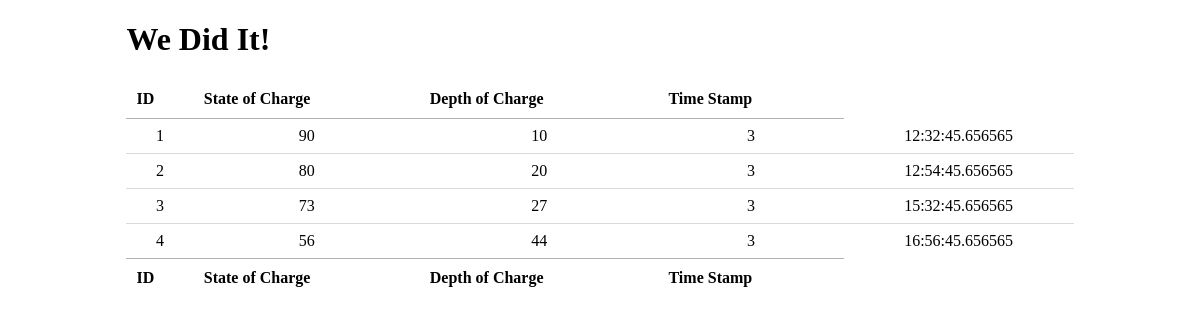
The app's page /, older data.
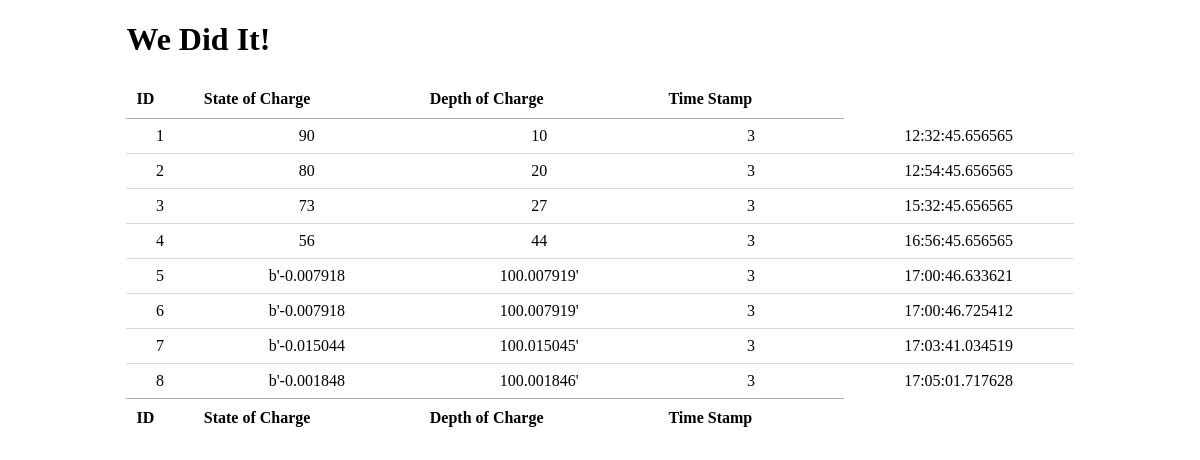
The same page, newer data.
### coreApp/models.py (models this page shows, shortened)
class SocDoc(models.Model):
    stateOfCharge = models.CharField(max_length = 100)
    depthOfCharge = models.CharField(max_length = 100)
    loadsConnected = models.CharField(max_length = 100)
    timeStamp = models.CharField(max_length = 100)

### coreApp/views.py (the view)
# urls.py: 2. Add a URL to urlpatterns:  path('', views.home, name='home')
def home(request):
    print(request)
    records = models.SocDoc.objects.values()
    return render(request, 'home.html', {"records": list(records)})

### coreApp/templates/home.html (shortened to what this page needs)
<!DOCTYPE html>
<html lang="en">
<head>
    {% load static %}
    <link rel="stylesheet" type="text/css" href="https://cdn.datatables.net/1.10.21/css/jquery.dataTables.css">
    <link rel="stylesheet" href="{% static 'css/login-styles.css' %}">
</head>
<body>
    <div class="wrapper">
    <h1>We Did It!</h1>
    <table id="reports" class="display" width="100%">
        <thead>
            <tr>
                <th>ID</th>
                <th>State of Charge</th>
                <th>Depth of Charge</th>
                <th>Time Stamp</th>
            </tr>
        </thead>
        <tbody>
        {% for record in records %}
            <tr>
            {% for key, value in record.items %}
                <td>{{ value }}</td>
            {% endfor %}
            </tr>
        {% endfor %}
        </tbody>
        <tfoot>
            <tr>
                <th>ID</th>
                <th>State of Charge</th>
                <th>Depth of Charge</th>
                <th>Time Stamp</th>
            </tr>
        </tfoot>
    </table>
    </div>
</body>
</html>

### coreApp/static/css/login-styles.css (style rules this page uses)
.wrapper { width: 80%; margin: 0 auto; }
th, td, tr { text-align: center; }

Row changes from the older to the newer data that the page shows:
added SocDoc: record "5" "b'-0.007918" "100.007919'" "3" "17:00:46.633621"
added SocDoc: record "6" "b'-0.007918" "100.007919'" "3" "17:00:46.725412"
added SocDoc: record "7" "b'-0.015044" "100.015045'" "3" "17:03:41.034519"
added SocDoc: record "8" "b'-0.001848" "100.001846'" "3" "17:05:01.717628"
